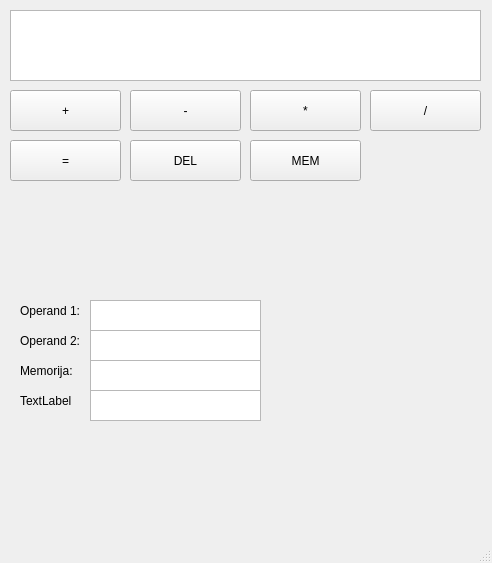
<?xml version="1.0" encoding="UTF-8"?>
<ui version="4.0">
 <class>MainWindow</class>
 <widget class="QMainWindow" name="MainWindow">
  <property name="geometry">
   <rect>
    <x>0</x>
    <y>0</y>
    <width>492</width>
    <height>563</height>
   </rect>
  </property>
  <property name="windowTitle">
   <string>KALKULATOR</string>
  </property>
  <widget class="QWidget" name="centralwidget">
   <widget class="QLabel" name="label_1">
    <property name="geometry">
     <rect>
      <x>20</x>
      <y>300</y>
      <width>91</width>
      <height>21</height>
     </rect>
    </property>
    <property name="text">
     <string>Operand 1: </string>
    </property>
   </widget>
   <widget class="QLabel" name="label_2">
    <property name="geometry">
     <rect>
      <x>20</x>
      <y>330</y>
      <width>91</width>
      <height>21</height>
     </rect>
    </property>
    <property name="text">
     <string>Operand 2:</string>
    </property>
   </widget>
   <widget class="QLabel" name="label_3">
    <property name="geometry">
     <rect>
      <x>20</x>
      <y>360</y>
      <width>91</width>
      <height>21</height>
     </rect>
    </property>
    <property name="text">
     <string>Memorija: </string>
    </property>
   </widget>
   <widget class="QLabel" name="label_4">
    <property name="geometry">
     <rect>
      <x>20</x>
      <y>390</y>
      <width>91</width>
      <height>21</height>
     </rect>
    </property>
    <property name="text">
     <string>TextLabel</string>
    </property>
   </widget>
   <widget class="QPlainTextEdit" name="plainTextEdit">
    <property name="geometry">
     <rect>
      <x>10</x>
      <y>10</y>
      <width>471</width>
      <height>71</height>
     </rect>
    </property>
    <property name="font">
     <font>
      <pointsize>12</pointsize>
     </font>
    </property>
   </widget>
   <widget class="QPushButton" name="pushButton_1">
    <property name="geometry">
     <rect>
      <x>10</x>
      <y>90</y>
      <width>111</width>
      <height>41</height>
     </rect>
    </property>
    <property name="text">
     <string>+</string>
    </property>
   </widget>
   <widget class="QPushButton" name="pushButton_2">
    <property name="geometry">
     <rect>
      <x>10</x>
      <y>140</y>
      <width>111</width>
      <height>41</height>
     </rect>
    </property>
    <property name="text">
     <string>=</string>
    </property>
   </widget>
   <widget class="QPushButton" name="pushButton_3">
    <property name="geometry">
     <rect>
      <x>130</x>
      <y>140</y>
      <width>111</width>
      <height>41</height>
     </rect>
    </property>
    <property name="text">
     <string>DEL</string>
    </property>
   </widget>
   <widget class="QPushButton" name="pushButton_4">
    <property name="geometry">
     <rect>
      <x>250</x>
      <y>140</y>
      <width>111</width>
      <height>41</height>
     </rect>
    </property>
    <property name="text">
     <string>MEM</string>
    </property>
   </widget>
   <widget class="QPlainTextEdit" name="plainTextEdit_2">
    <property name="geometry">
     <rect>
      <x>90</x>
      <y>300</y>
      <width>171</width>
      <height>31</height>
     </rect>
    </property>
    <property name="font">
     <font>
      <pointsize>10</pointsize>
     </font>
    </property>
    <property name="readOnly">
     <bool>true</bool>
    </property>
   </widget>
   <widget class="QPlainTextEdit" name="plainTextEdit_3">
    <property name="geometry">
     <rect>
      <x>90</x>
      <y>330</y>
      <width>171</width>
      <height>31</height>
     </rect>
    </property>
    <property name="font">
     <font>
      <pointsize>10</pointsize>
     </font>
    </property>
    <property name="readOnly">
     <bool>true</bool>
    </property>
   </widget>
   <widget class="QPlainTextEdit" name="plainTextEdit_4">
    <property name="geometry">
     <rect>
      <x>90</x>
      <y>360</y>
      <width>171</width>
      <height>31</height>
     </rect>
    </property>
    <property name="font">
     <font>
      <pointsize>10</pointsize>
     </font>
    </property>
    <property name="readOnly">
     <bool>true</bool>
    </property>
   </widget>
   <widget class="QPlainTextEdit" name="plainTextEdit_5">
    <property name="geometry">
     <rect>
      <x>90</x>
      <y>390</y>
      <width>171</width>
      <height>31</height>
     </rect>
    </property>
    <property name="font">
     <font>
      <pointsize>10</pointsize>
     </font>
    </property>
    <property name="readOnly">
     <bool>true</bool>
    </property>
   </widget>
   <widget class="QPushButton" name="pushButton_oduzimanje">
    <property name="geometry">
     <rect>
      <x>130</x>
      <y>90</y>
      <width>111</width>
      <height>41</height>
     </rect>
    </property>
    <property name="text">
     <string>-</string>
    </property>
   </widget>
   <widget class="QPushButton" name="pushButton_mnozenje">
    <property name="geometry">
     <rect>
      <x>250</x>
      <y>90</y>
      <width>111</width>
      <height>41</height>
     </rect>
    </property>
    <property name="text">
     <string>*</string>
    </property>
   </widget>
   <widget class="QPushButton" name="pushButton_deljenje">
    <property name="geometry">
     <rect>
      <x>370</x>
      <y>90</y>
      <width>111</width>
      <height>41</height>
     </rect>
    </property>
    <property name="text">
     <string>/</string>
    </property>
   </widget>
  </widget>
  <widget class="QMenuBar" name="menubar">
   <property name="geometry">
    <rect>
     <x>0</x>
     <y>0</y>
     <width>492</width>
     <height>21</height>
    </rect>
   </property>
  </widget>
  <widget class="QStatusBar" name="statusbar"/>
 </widget>
 <resources/>
 <connections/>
</ui>
